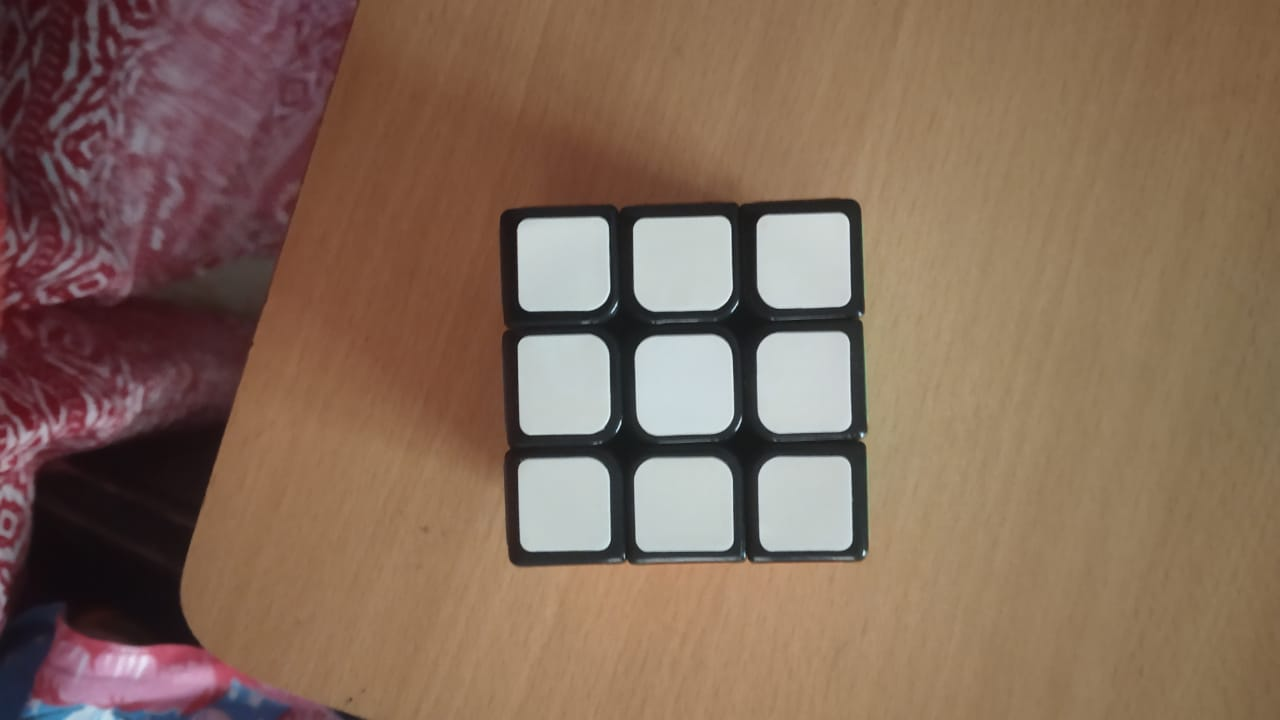
#> input picture images/solved/image1.jpeg, 1280 x 720 px; the run also reads 2 pictures not shown here
$ jupyter execute cube_preprocess.ipynb
#> lines starting #> are read from the running program, lines starting #| are printed output that depends on the picture
[cell 1]
try:
    import cv2
except:
    import cv2
import numpy as np
import matplotlib.pyplot as plt
from mpl_toolkits.mplot3d import Axes3D
from sklearn.cluster import KMeans
import os

[cell 2]
#6:black 0:white 1:blue 2:red 3:orange 4:green 5:yellow
BLACK = (0,0,0)
WHITE = (255,255,255)
BLUE = (255,0,0)
RED = (0,0,255)
GREEN = (0,255,0)
YELLOW = (0,255,255)
ORANGE = (0,128,255)

[cell 3]
def imgshow(image):
    cv2.imshow("image",image)
    cv2.waitKey(0)
    cv2.destroyAllWindows()

def pltshow(image):
    image = cv2.cvtColor(image,cv2.COLOR_BGR2RGB)
    plt.imshow(image)
    plt.show()

def btor(image):
    return cv2.cvtColor(image,cv2.COLOR_BGR2RGB)

def faceshow(class_name,obj_name):
    if obj_name =='stickers':
        arr = class_name.stickers
    elif obj_name =='img':
        arr = class_name.img
    elif obj_name =='face':
            arr = class_name.face
    plt.figure(figsize=(10,20))
    plt.subplot(1,2,1),plt.imshow(btor(arr[0])),plt.title("0")
    plt.subplot(1,2,2),plt.imshow(btor(arr[1])),plt.title("1")
    plt.figure(figsize=(10,20))
    plt.subplot(1,2,1),plt.imshow(btor(arr[2])),plt.title("2")
    plt.subplot(1,2,2),plt.imshow(btor(arr[3])),plt.title("3")
    plt.figure(figsize=(10,20))
    plt.subplot(1,2,1),plt.imshow(btor(arr[4])),plt.title("4")
    plt.subplot(1,2,2),plt.imshow(btor(arr[5])),plt.title("5")

cwd = os.getcwd()

[cell 4]
class cubepre():
    def __init__(self,imagelist):
        self.img = [None,None,None,None,None,None]
        self.grid = [None,None,None,None,None,None]
        self.sq = [None,None,None,None,None,None]
        self.face = [None,None,None,None,None,None]
        self.stickers = [None,None,None,None,None,None]
        self.ccount = [0,0,0,0,0,0]
        self.carray = []
        self.Cdict = []
        self.pixelmap = []
        for k in range(len(imagelist)):
            self.img[k] = self.process_img(imagelist[k])
            self.face_extract(k)
        self.cluster()
        for k in range(len(imagelist)):
            colormat = self.colormap(self.pixelmap[k])
            self.update(colormat,k)
        if any(np.asarray(self.ccount) != 9):
            print("Wrong sticker outputs!!")
            print(self.ccount)

    def process_img(self,img):
        if img.shape[1] > img.shape[0]:
            img = cv2.rotate(img,cv2.ROTATE_90_CLOCKWISE)
        width = 800
        scale = img.shape[1]/width
        height = int(img.shape[0]/scale)
        #return cv2.resize(img,(width,height))
        return img

    def face_extract(self,k):
        temp = self.img[k].copy()
        areas,rect_contours,img_area,cube_area = self.cntprocess(temp,[0])
        rect = []
        for i in range(len(rect_contours)):
            if  areas[i]>img_area/200 and areas[i]<img_area/20:
                boxwidths = cv2.minAreaRect(rect_contours[i])
                rect.append(np.int0(cv2.boxPoints(boxwidths)))
        n=5
        m=0
        while(len(rect)!=9):
            n=5
            while(len(rect)!=9):
                rect = []
                for i in range(len(rect_contours)):
                    if  areas[i]>cube_area/(n*20) and areas[i]<cube_area/n:
                        boxwidths = cv2.minAreaRect(rect_contours[i])
                        rect.append(np.int0(cv2.boxPoints(boxwidths)))

                if n*100>cube_area:
                    print("not converging",n)
                    break
                n += 5

            if m == 0:
                    m += 1
            elif m == 1:
                    img2 = temp.copy()
                    img2 = cv2.cvtColor(img2,cv2.COLOR_BGR2HSV)
                    h,s,v = cv2.split(img2)
                    areas,rect_contours,img_area,cube_area = self.cntprocess(img2,v)
                    m+=1
            elif m == 2:
                    img2 = temp.copy()
                    img2 = cv2.cvtColor(img2,cv2.COLOR_BGR2HSV)
                    h,s,v = cv2.split(img2)
                    areas,rect_contours,img_area,cube_area = self.cntprocess(img2,s)
                    m+=1
            elif m == 3:
                    img2 = temp.copy()
                    img2 = cv2.cvtColor(img2,cv2.COLOR_BGR2HSV)
                    h,s,v = cv2.split(img2)
                    areas,rect_contours,img_area,cube_area = self.cntprocess(img2,h)
                    m+=1
            elif m == 4:
                    img2 = temp.copy()
                    img2 = cv2.cvtColor(img2,cv2.COLOR_BGR2HSV)
                    img2 = cv2.cvtColor(img2,cv2.COLOR_BGR2HSV)
                    h,s,v = cv2.split(img2)
                    areas,rect_contours,img_area,cube_area = self.cntprocess(img2,v)
                    m+=1
            elif m == 5:
                    img2 = temp.copy()
                    img2 = cv2.cvtColor(img2,cv2.COLOR_BGR2HSV)
                    img2 = cv2.cvtColor(img2,cv2.COLOR_BGR2HSV)
                    h,s,v = cv2.split(img2)
                    areas,rect_contours,img_area,cube_area = self.cntprocess(img2,s)
                    m+=1
            elif m == 6:
                    img2 = temp.copy()
                    img2 = cv2.cvtColor(img2,cv2.COLOR_BGR2HSV)
                    img2 = cv2.cvtColor(img2,cv2.COLOR_BGR2HSV)
                    h,s,v = cv2.split(img2)
                    areas,rect_contours,img_area,cube_area = self.cntprocess(img2,h)
                    m+=1
            else:
                break
        rect = self.contoursort(rect)
        self.stickers[k] = cv2.drawContours(self.img[k].copy(),rect,-1,YELLOW,2)
        if len(rect) != 9:
            print("Something's wrong",k,len(rect))
            print("The image area is",img_area)
        self.get_faceval(rect,k)

    def cntprocess(self,img,channel):
        temp = img.copy()
        img_area = temp.shape[0]*temp.shape[1]
        temp = cv2.GaussianBlur(temp,(17,17),0)
        if len(channel)!=1:
            temp = cv2.Canny(channel,25,50)
        else:
            temp = cv2.Canny(img,25,50)
        temp = cv2.GaussianBlur(temp,(17,17),0)
        temp = cv2.dilate(temp,np.ones([5,5]))
        contours,hierarchy = cv2.findContours(temp,cv2.RETR_CCOMP,cv2.CHAIN_APPROX_SIMPLE)
        rect_contours=[]
        areas = []
        for cnt in contours:
            epsilon = 0.1*cv2.arcLength(cnt,True)
            approx = cv2.approxPolyDP(cnt,epsilon,True)
            if len(approx)==4:
                area = cv2.contourArea(cnt)
                rect_contours.append(cnt)
                areas.append(area)
        cube_area = areas[np.argmax(areas)]
        if cube_area < img_area/50 or cube_area>img_area/1.5:
            cube_area=img_area/3
        return areas,rect_contours,img_area,cube_area

    def cluster(self):
        colours_list = np.asarray(self.carray)
        kmeans = KMeans(n_clusters=6)
        kmeans.fit(colours_list)
        colours = kmeans.cluster_centers_
        Col = [WHITE,BLUE,RED,ORANGE,GREEN,YELLOW]
        B = np.asarray(Col)[:,0]
        G = np.asarray(Col)[:,1]
        R = np.asarray(Col)[:,2]
        dist = np.zeros([len(Col),1])
        for j in range(6):
            for m in range(6):
                ca = colours[m]
                dist[m] = abs(B[j]-ca[0]) + abs(G[j]-ca[1]) + abs(R[j]-ca[2])
            ind = np.argmin(dist)
            self.Cdict.append(colours[ind])


    def get_faceval(self,rect,k):
        temp = self.img[k].copy()
        sq = np.asarray(rect).reshape(3,3,4,2)
        pixel_b = np.zeros([3,3])
        pixel_g = np.zeros([3,3])
        pixel_r = np.zeros([3,3])
        for i in range(3):
            for j in range(3):
                    x,y,w,h = cv2.boundingRect(sq[i][j])
                    sec = temp[y:y+h,x:x+w]
                    sec = cv2.resize(sec,(25,25))
                    for y in range(sec.shape[0]):
                        for x in range(sec.shape[1]):
                            for c in range(sec.shape[2]):
                                sec[y,x,c] = np.clip(1*sec[y,x,c] + 2, 0, 255)
                    sec = cv2.GaussianBlur(sec,(25,25),0)
                    pixel_b[i,j],pixel_g[i,j],pixel_r[i,j] = sec[12,12]
                    self.carray.append(sec[12,12])
        self.pixelmap.append([pixel_b,pixel_g,pixel_r])

    def contoursort(self,rect):
        rect = sorted(rect,key=lambda b:b[1][1],reverse=False)
        rect[0:3] = sorted(rect[0:3],key=lambda b:b[1][0],reverse=False)
        rect[3:6] = sorted(rect[3:6],key=lambda b:b[1][0],reverse=False)
        rect[6:9] = sorted(rect[6:9],key=lambda b:b[1][0],reverse=False)
        return rect

    def colormap(self,colors):
        mat = np.zeros([3,3])
        B,G,R = colors
        col = self.Cdict
        vals = [0,1,2,3,4,5]
        dist = np.zeros([len(col),1])
        for i in range(3):
            for j in range(3):
                for m in range(len(col)):
                    c = col[m]
                    dist[m] = abs(B[i][j]-c[0]) + abs(G[i][j]-c[1]) + abs(R[i][j]-c[2])
                ind = np.argmin(dist)
                mat[i][j] = vals[ind]
        return mat

    def update(self,mat,k):
        self.grid[k] = mat
        self.face[k] = np.zeros((3,3,3),np.uint8)
        for i in range(3):
            for j in range(3):
                if mat[i,j] == 0:
                    self.face[k][i,j] = WHITE
                    self.ccount[0] += 1
                elif mat[i,j] == 1:
                    self.face[k][i,j] = BLUE
                    self.ccount[1] += 1
                elif mat[i,j] == 2:
                    self.face[k][i,j] = RED
                    self.ccount[2] += 1
                elif mat[i,j] == 3:
                    self.face[k][i,j] = ORANGE
                    self.ccount[3] += 1
                elif mat[i,j] == 4:
                    self.face[k][i,j] = GREEN
                    self.ccount[4] += 1
                elif mat[i,j] == 5:
                    self.face[k][i,j] = YELLOW
                    self.ccount[5] += 1
                else:
                    pass

[cell 5]
face0 = cv2.imread(cwd+"/images/solved/image1.jpeg",1)
#> face0 is the input picture: shape (720, 1280, 3); mean B, G, R 88.9, 106.3, 132.1
face1 = cv2.imread(cwd+"/images/solved/image2.jpeg",1)
face2 = cv2.imread(cwd+"/images/solved/image3.jpeg",1)
face3 = cv2.imread(cwd+"/images/solved/image4.jpeg",1)
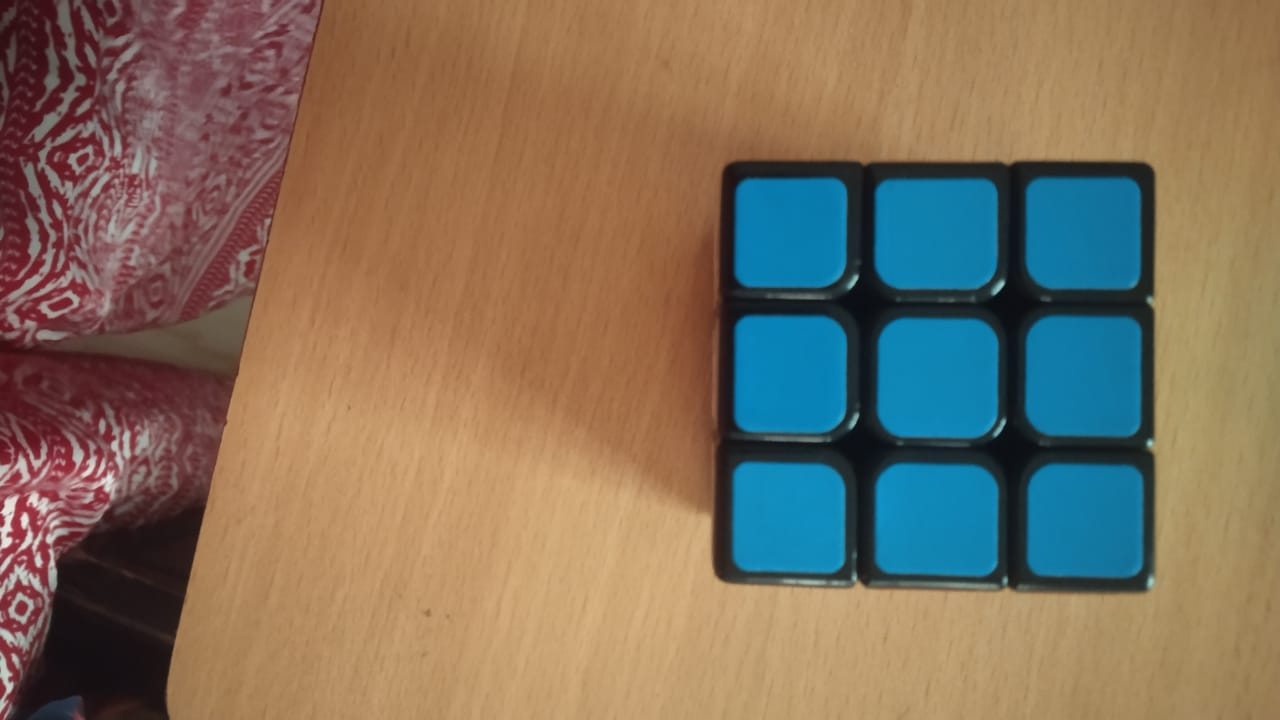
#> input picture images/solved/image4.jpeg, 1280 x 720 px
#> face3 is the input picture: shape (720, 1280, 3); mean B, G, R 92.9, 112.3, 129.1
face4 = cv2.imread(cwd+"/images/solved/image5.jpeg",1)
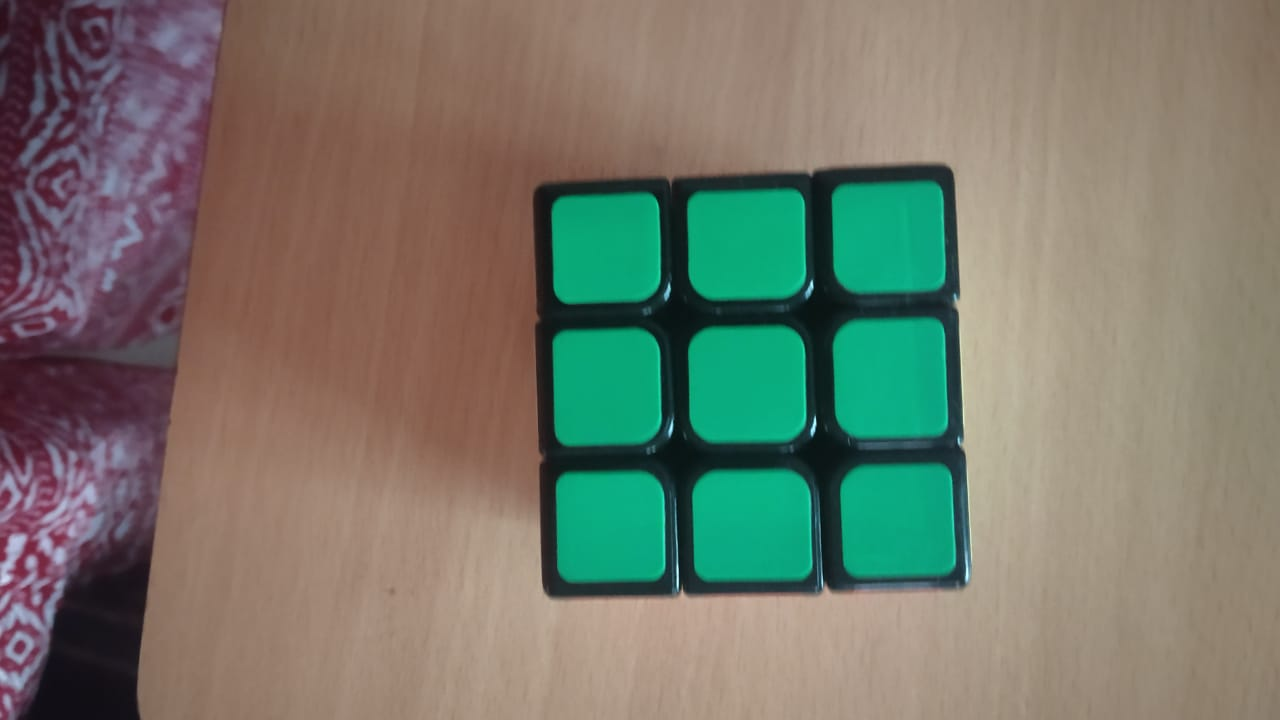
#> input picture images/solved/image5.jpeg, 1280 x 720 px
#> face4 is the input picture: shape (720, 1280, 3); mean B, G, R 105.9, 119.9, 117.9
face5 = cv2.imread(cwd+"/images/solved/image6.jpeg",1)
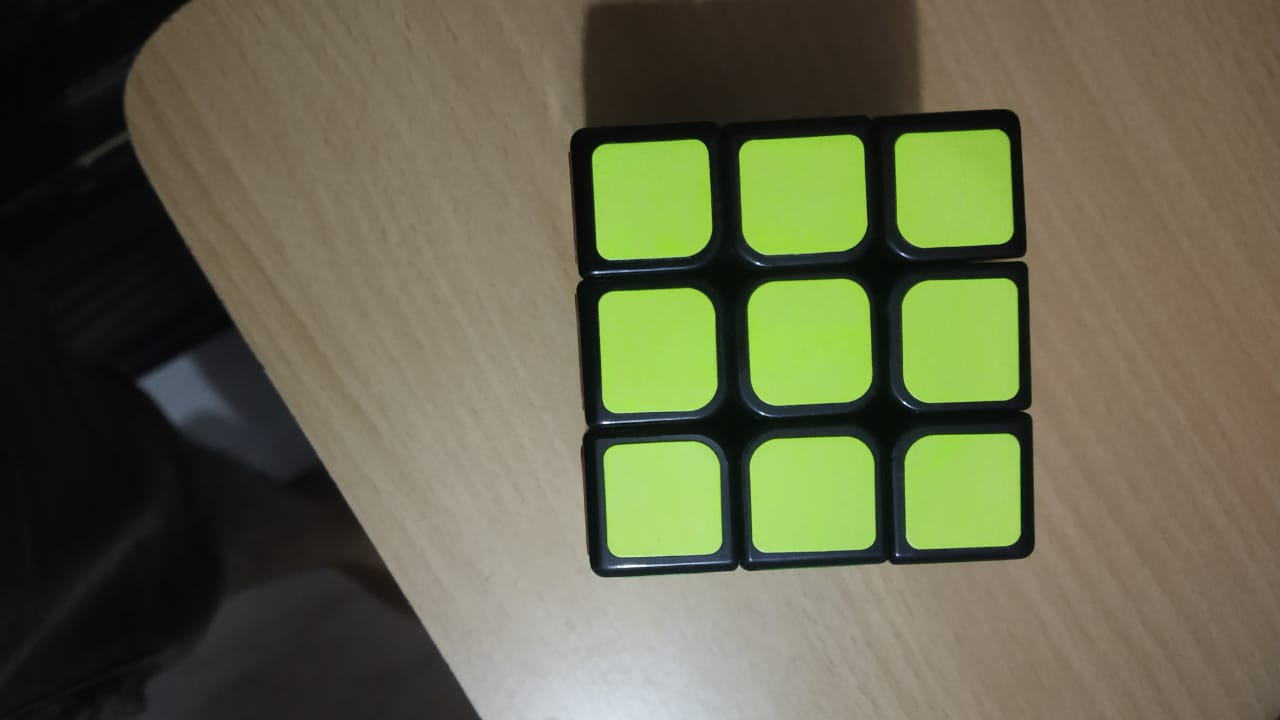
#> input picture images/solved/image6.jpeg, 1280 x 720 px
#> face5 is the input picture: shape (720, 1280, 3); mean B, G, R 75.8, 101.9, 101.4
cube = cubepre([face0,face1,face2,face3,face4,face5])
#> the loop in __init__, `for k in range(len(imagelist)):` made 6 passes
#> after the loop in __init__, `for k in range(len(imagelist)):`: self.img = 6 items
#> the loop in __init__, `for k in range(len(imagelist)):` made 6 passes

[cell 6]
faceshow(cube,'face')

[cell 7]
imgshow(cube.stickers[0])
imgshow(cube.stickers[1])
imgshow(cube.stickers[2])
imgshow(cube.stickers[3])
imgshow(cube.stickers[4])
imgshow(cube.stickers[5])
#> in imgshow (call 6), `cv2.imshow("image",image)`:
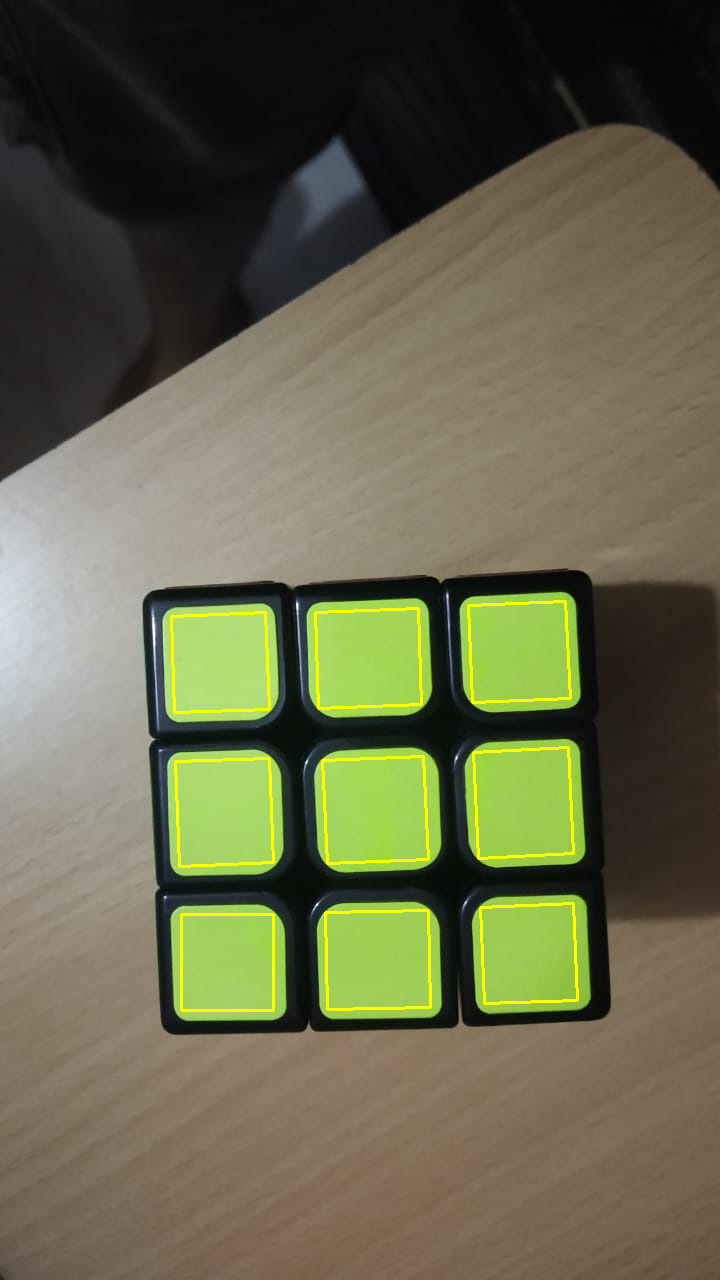
#> window 'image': shape (1280, 720, 3); mean B, G, R 74.8, 102.4, 102.5

[cell 8]
len(cube.carray)
#> Out = 54
